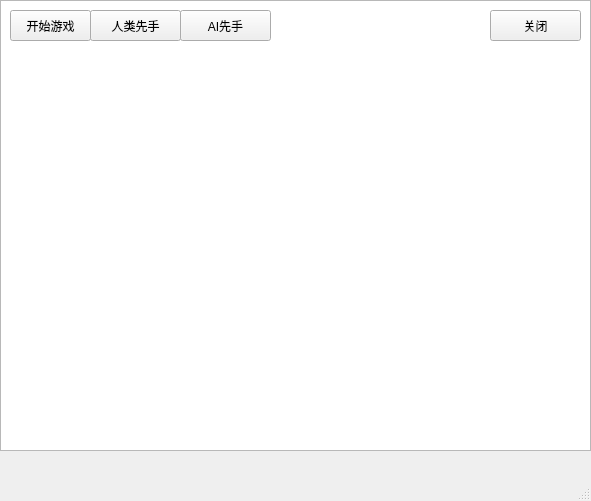
<?xml version="1.0" encoding="UTF-8"?>
<ui version="4.0">
 <class>MainWindow</class>
 <widget class="QMainWindow" name="MainWindow">
  <property name="geometry">
   <rect>
    <x>0</x>
    <y>0</y>
    <width>591</width>
    <height>501</height>
   </rect>
  </property>
  <property name="windowTitle">
   <string>MainWindow</string>
  </property>
  <widget class="QWidget" name="centralwidget">
   <widget class="QPushButton" name="Begin">
    <property name="geometry">
     <rect>
      <x>10</x>
      <y>10</y>
      <width>81</width>
      <height>31</height>
     </rect>
    </property>
    <property name="text">
     <string>开始游戏</string>
    </property>
   </widget>
   <widget class="QGraphicsView" name="graphicsView">
    <property name="geometry">
     <rect>
      <x>0</x>
      <y>0</y>
      <width>591</width>
      <height>451</height>
     </rect>
    </property>
    <property name="cursor" stdset="0">
     <cursorShape>PointingHandCursor</cursorShape>
    </property>
    <property name="mouseTracking">
     <bool>false</bool>
    </property>
    <property name="backgroundBrush">
     <brush brushstyle="CrossPattern">
      <color alpha="255">
       <red>0</red>
       <green>0</green>
       <blue>0</blue>
      </color>
     </brush>
    </property>
   </widget>
   <widget class="QPushButton" name="pushButton">
    <property name="geometry">
     <rect>
      <x>90</x>
      <y>10</y>
      <width>91</width>
      <height>31</height>
     </rect>
    </property>
    <property name="text">
     <string>人类先手</string>
    </property>
   </widget>
   <widget class="QPushButton" name="pushButton_2">
    <property name="geometry">
     <rect>
      <x>180</x>
      <y>10</y>
      <width>91</width>
      <height>31</height>
     </rect>
    </property>
    <property name="text">
     <string>AI先手</string>
    </property>
   </widget>
   <widget class="QPushButton" name="pushButton_3">
    <property name="geometry">
     <rect>
      <x>490</x>
      <y>10</y>
      <width>91</width>
      <height>31</height>
     </rect>
    </property>
    <property name="text">
     <string>关闭</string>
    </property>
   </widget>
   <widget class="QWidget" name="widget" native="true">
    <property name="geometry">
     <rect>
      <x>0</x>
      <y>50</y>
      <width>591</width>
      <height>401</height>
     </rect>
    </property>
   </widget>
   <zorder>graphicsView</zorder>
   <zorder>Begin</zorder>
   <zorder>pushButton</zorder>
   <zorder>pushButton_2</zorder>
   <zorder>pushButton_3</zorder>
   <zorder>horizontalSpacer</zorder>
   <zorder>widget</zorder>
  </widget>
  <widget class="QMenuBar" name="menubar">
   <property name="geometry">
    <rect>
     <x>0</x>
     <y>0</y>
     <width>591</width>
     <height>26</height>
    </rect>
   </property>
  </widget>
  <widget class="QStatusBar" name="statusbar"/>
 </widget>
 <tabstops>
  <tabstop>Begin</tabstop>
  <tabstop>graphicsView</tabstop>
 </tabstops>
 <resources/>
 <connections>
  <connection>
   <sender>pushButton_3</sender>
   <signal>clicked()</signal>
   <receiver>MainWindow</receiver>
   <slot>close()</slot>
   <hints>
    <hint type="sourcelabel">
     <x>543</x>
     <y>51</y>
    </hint>
    <hint type="destinationlabel">
     <x>405</x>
     <y>-15</y>
    </hint>
   </hints>
  </connection>
 </connections>
</ui>
